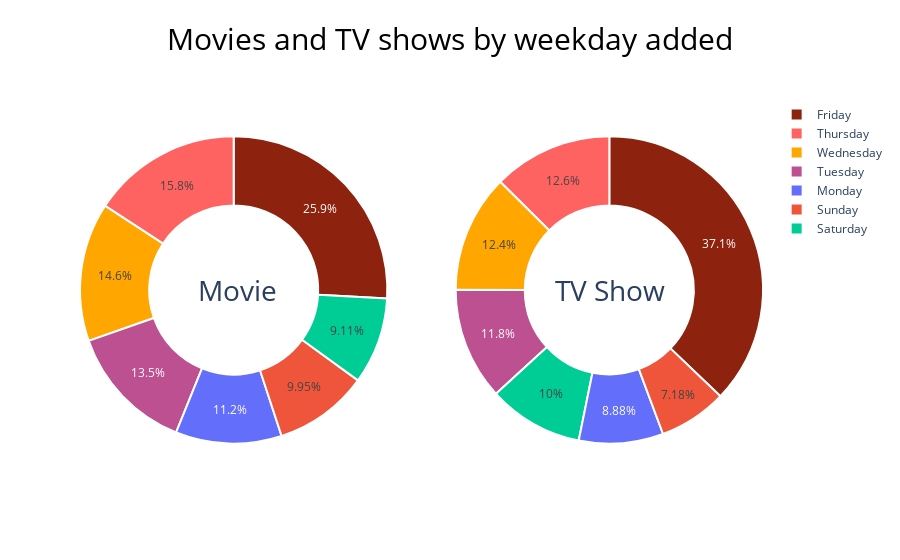

The cell this chart's notebook holds for it:
### Markdown cell above
>1. Most of Conent is added on Friday.  
>2. Percentage of content on sunday is very low.

### Code cell
R = df[df['type']=='Movie']['week_added'].value_counts()
S = df[df['type']=='TV Show']['week_added'].value_counts()
label1 = ['Friday','Thursday','Wednesday','Tuesday','Monday','Sunday','Saturday']
label2 = ['Friday','Wednesday','Tuesday','Thursday','Saturday','Monday','Sunday']
fig = make_subplots(rows=1, cols=2, specs=[[{'type':'domain'}, {'type':'domain'}]])
fig.add_trace(go.Pie(labels=label1, values=R),
              1, 1)
fig.add_trace(go.Pie(labels=label2,values=S),
              1, 2)
# Use `hole` to create a donut-like pie chart
fig.update_traces(hole=.55, hoverinfo="label+value+name",marker = dict(colors=['#8d230f','#ff6361','#ffa600','#bc5090'], line = dict(color = 'white', width = 2)))
fig.update_layout(
    title=dict(
        text='Movies and TV shows by weekday added',
        x=0.5,
        font=dict(
            size=30, 
            color='black')),
    
# Add annotations in the center of the donut pies.
annotations=[dict(text='TV Show', x=0.86, y=0.5, font_size=28, showarrow=False),
                 dict(text='Movie', x=0.17, y=0.5, font_size=28, showarrow=False)])
fig.show()

### Figure 1 — Plotly figure (JSON) as saved in the notebook; plotly's stock layout.template omitted (floating-point values rounded to 4 significant figures)
{"data": [{"domain": {"x": [0, 0.45], "y": [0, 1]}, "hole": 0.55, "hoverinfo": "label+value+name", "labels": ["Friday", "Thursday", "Wednesday", "Tuesday", "Monday", "Sunday", "Saturday"], "marker": {"colors": ["#8d230f", "#ff6361", "#ffa600", "#bc5090"], "line": {"color": "white", "width": 2}}, "type": "pie", "values": [1392, 848, 785, 727, 600, 535, 490]}, {"domain": {"x": [0.55, 1], "y": [0, 1]}, "hole": 0.55, "hoverinfo": "label+value+name", "labels": ["Friday", "Wednesday", "Tuesday", "Thursday", "Saturday", "Monday", "Sunday"], "marker": {"colors": ["#8d230f", "#ff6361", "#ffa600", "#bc5090"], "line": {"color": "white", "width": 2}}, "type": "pie", "values": [895, 303, 299, 285, 241, 214, 173]}], "layout": {"annotations": [{"font": {"size": 28}, "showarrow": false, "text": "TV Show", "x": 0.86, "y": 0.5}, {"font": {"size": 28}, "showarrow": false, "text": "Movie", "x": 0.17, "y": 0.5}], "title": {"font": {"color": "black", "size": 30}, "text": "Movies and TV shows by weekday added", "x": 0.5}}}
